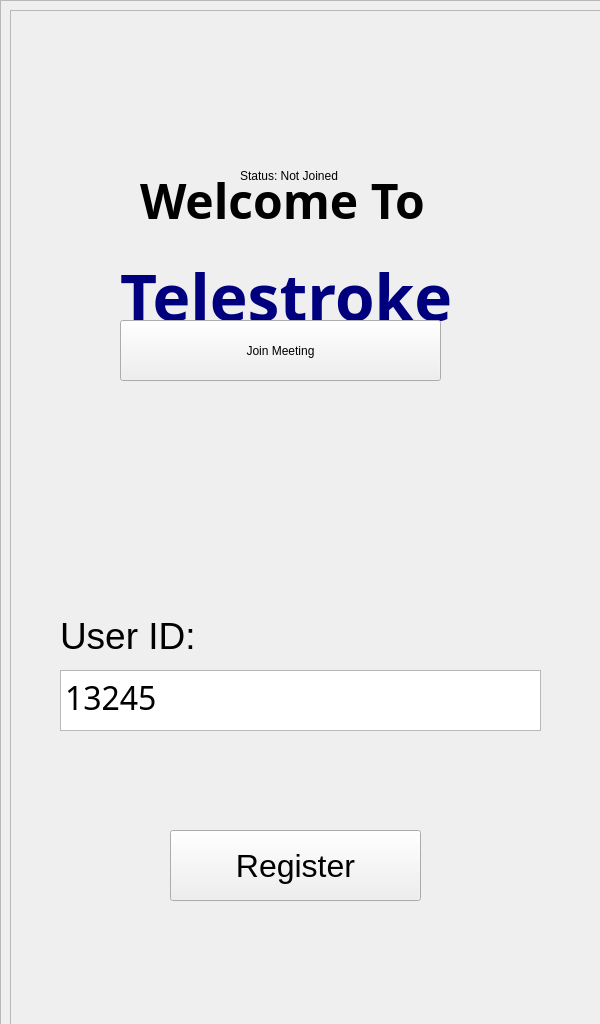
<?xml version="1.0" encoding="UTF-8"?>
<ui version="4.0">
 <class>MainWindow</class>
 <widget class="QMainWindow" name="MainWindow">
  <property name="geometry">
   <rect>
    <x>0</x>
    <y>0</y>
    <width>600</width>
    <height>1024</height>
   </rect>
  </property>
  <property name="windowTitle">
   <string>MainWindow</string>
  </property>
  <property name="styleSheet">
   <string notr="true">background-color: qlineargradient(
    spread:pad, 
    x1:0, y1:0, x2:1, y2:1, 
    stop:0 rgba(220, 228, 240, 255), 
    stop:1 rgba(245, 250, 255, 255)
);
</string>
  </property>
  <widget class="QWidget" name="CentralWidget">
   <widget class="QFrame" name="Scrn_JoinMeeting">
    <property name="geometry">
     <rect>
      <x>0</x>
      <y>0</y>
      <width>601</width>
      <height>1031</height>
     </rect>
    </property>
    <property name="autoFillBackground">
     <bool>false</bool>
    </property>
    <property name="frameShape">
     <enum>QFrame::StyledPanel</enum>
    </property>
    <property name="frameShadow">
     <enum>QFrame::Raised</enum>
    </property>
    <widget class="QPushButton" name="btn_joinMeeting">
     <property name="geometry">
      <rect>
       <x>120</x>
       <y>320</y>
       <width>321</width>
       <height>61</height>
      </rect>
     </property>
     <property name="text">
      <string>Join Meeting</string>
     </property>
    </widget>
    <widget class="QLabel" name="label_status">
     <property name="geometry">
      <rect>
       <x>240</x>
       <y>150</y>
       <width>131</width>
       <height>51</height>
      </rect>
     </property>
     <property name="text">
      <string>Status: Not Joined</string>
     </property>
    </widget>
   </widget>
   <widget class="QFrame" name="Scren_Register">
    <property name="geometry">
     <rect>
      <x>10</x>
      <y>10</y>
      <width>600</width>
      <height>1024</height>
     </rect>
    </property>
    <property name="autoFillBackground">
     <bool>false</bool>
    </property>
    <property name="frameShape">
     <enum>QFrame::StyledPanel</enum>
    </property>
    <property name="frameShadow">
     <enum>QFrame::Raised</enum>
    </property>
    <widget class="QLabel" name="label">
     <property name="geometry">
      <rect>
       <x>130</x>
       <y>120</y>
       <width>311</width>
       <height>141</height>
      </rect>
     </property>
     <property name="font">
      <font>
       <family>Poppins</family>
       <pointsize>36</pointsize>
       <bold>true</bold>
      </font>
     </property>
     <property name="layoutDirection">
      <enum>Qt::RightToLeft</enum>
     </property>
     <property name="text">
      <string>Welcome To</string>
     </property>
    </widget>
    <widget class="QLabel" name="label_2">
     <property name="geometry">
      <rect>
       <x>110</x>
       <y>230</y>
       <width>351</width>
       <height>111</height>
      </rect>
     </property>
     <property name="font">
      <font>
       <family>Poppins</family>
       <pointsize>48</pointsize>
       <bold>true</bold>
      </font>
     </property>
     <property name="acceptDrops">
      <bool>false</bool>
     </property>
     <property name="autoFillBackground">
      <bool>false</bool>
     </property>
     <property name="styleSheet">
      <string notr="true">color:rgb(0, 0, 127)</string>
     </property>
     <property name="text">
      <string>Telestroke</string>
     </property>
    </widget>
    <widget class="QPlainTextEdit" name="plainTextEdit">
     <property name="geometry">
      <rect>
       <x>50</x>
       <y>660</y>
       <width>481</width>
       <height>61</height>
      </rect>
     </property>
     <property name="font">
      <font>
       <family>Poppins</family>
       <pointsize>24</pointsize>
      </font>
     </property>
     <property name="plainText">
      <string>13245</string>
     </property>
    </widget>
    <widget class="QLabel" name="label_3">
     <property name="geometry">
      <rect>
       <x>50</x>
       <y>590</y>
       <width>151</width>
       <height>71</height>
      </rect>
     </property>
     <property name="font">
      <font>
       <pointsize>28</pointsize>
      </font>
     </property>
     <property name="text">
      <string>User ID:</string>
     </property>
    </widget>
    <widget class="QPushButton" name="pushButton">
     <property name="geometry">
      <rect>
       <x>160</x>
       <y>820</y>
       <width>251</width>
       <height>71</height>
      </rect>
     </property>
     <property name="font">
      <font>
       <pointsize>24</pointsize>
      </font>
     </property>
     <property name="text">
      <string>Register</string>
     </property>
    </widget>
   </widget>
   <zorder>Scren_Register</zorder>
   <zorder>Scrn_JoinMeeting</zorder>
  </widget>
 </widget>
 <resources/>
 <connections/>
</ui>
